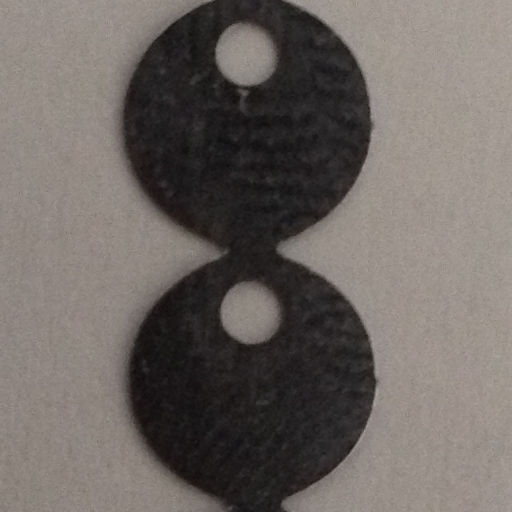
#> input picture silver.jpg, 1024 x 1024 px (shown at 1/2 size)
$ python Cany_edge.py   (Python 2 division)   (older library calls are emulated)
#> lines starting #> are read from the running program, lines starting #| are printed output that depends on the picture; after the words box and inside, x2 and y2 are one past the last pixel; in counts of white or black regions, pixels touching at a corner belong together
import numpy as np
import argparse
import cv2
import imutils


# convert escala cinza e aplica filtro blur + bilateral
image = cv2.imread('silver.jpg')
#> image is the input picture: shape (1024, 1024, 3); mean B, G, R 97.8, 102.2, 109
camera = cv2.VideoCapture(0)

while True:
    (grabbed, frame) = camera.read()
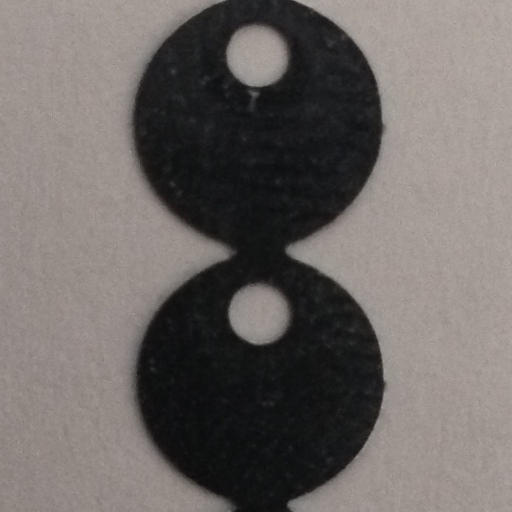
#> input picture silver2.jpg, 1024 x 1024 px, given in place of the camera (shown at 1/2 size)
#> frame is the input picture: shape (1024, 1024, 3); mean B, G, R 100.7, 103.7, 109.1


    gray = cv2.cvtColor(frame, cv2.COLOR_BGR2GRAY)

    if cv2.waitKey(1) & 0xFF == ord("q"):
#> (key q is pressed here)
        break
    frame = imutils.resize(frame, width = 500)
    cv2.imshow("Face", frame)

camera.release()
image= frame.copy()
gray = cv2.cvtColor(image, cv2.COLOR_BGR2GRAY)
#blurred = cv2.GaussianBlur(gray, (7, 7), 0)
blurred = cv2.bilateralFilter(gray, 25, 100, 200)

(T, blurred) = cv2.threshold(blurred, 110, 255, cv2.THRESH_BINARY)
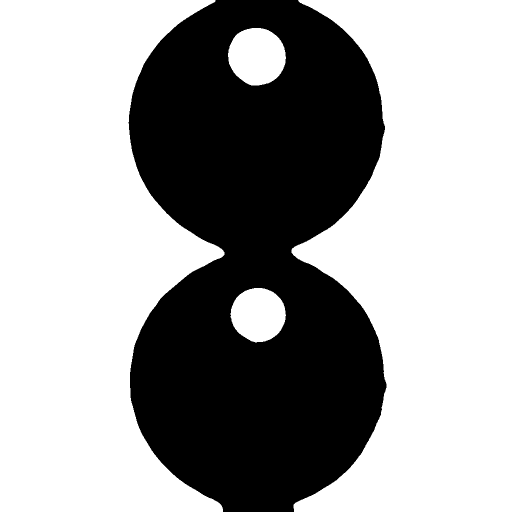
#> blurred: shape (1024, 1024) (shown at 1/2 size); 62.9% white; 1 black region, box (x1, y1, x2, y2) and area: (257, 0, 773, 1024) 389386
#cv2.imshow("Image-blurr", cv2.resize(blurred, (0,0), fx=0.3, fy=0.3))


# encontra  arestas 20 abaixo e contorno 70- acima nao e
edged = cv2.Canny(blurred, 20, 130)
#> edged: shape (1024, 1024); 0.34% white in thin lines or dots, all inside (x1, y1, x2, y2) = (256, 0, 773, 1024)
edged_show=cv2.resize(edged, (0,0), fx=0.5, fy=0.5)
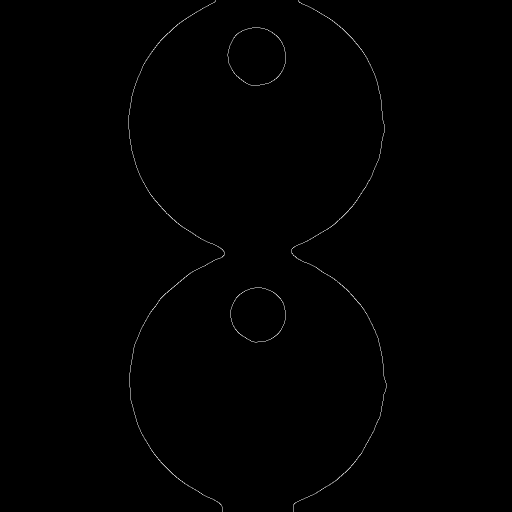
#> edged_show: shape (512, 512); min 0, max 191, mean 0.9
#cv2.imshow("Edges", edged_show)
circles = cv2.HoughCircles(blurred, cv2.cv.CV_HOUGH_GRADIENT,2.6, 70 )
#> circles = [[516.1, 243.1, 250.9], [516.1, 763.1, 250.9], [510.9, 113.1, 59.54], [516.1, 633.1, 57.2]]
img_circs = image.copy()
if circles is not None:
    # converte para inteiro
    circles = np.round(circles[0, :]).astype("int")
#> circles = [[516, 243, 251], [516, 763, 251], [511, 113, 60], [516, 633, 57]]

    # loop circulos
    for (x, y, r) in circles:
        # desenha circulo e depois
        # um rect
        cv2.circle(img_circs, (x, y), r, (0, 0, 255), 2)
        cv2.rectangle(img_circs, (x - 5, y - 5), (x + 5, y + 5), (0, 128, 255), -1)
        print("raio = %d " % r)
#> this loop made 4 passes
#| raio = 251
#| raio = 251
#| raio = 60
#| raio = 57
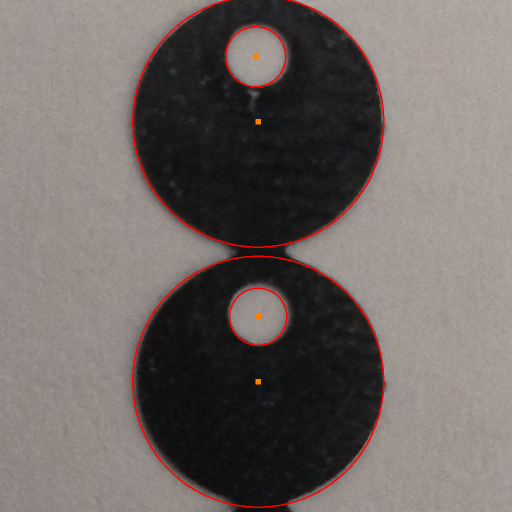
#> img_circs: shape (1024, 1024, 3) (shown at 1/2 size); 1.11% of pixels changed, all inside (x1, y1, x2, y2) = (264, 0, 769, 1016)
    # mostra imagem
    #    cv2.imshow("output", np.hstack([image, output]))
#    img_circs = cv2.resize(img_circs, (0,0), fx=0.3, fy=0.3)
#    cv2.imshow("output", img_circs)
# Encontrar contornos na imagem de arestas
# usar copia pois e um metodo destrutivo

(cnts, _) = cv2.findContours(edged.copy(), cv2.RETR_EXTERNAL, cv2.CHAIN_APPROX_SIMPLE)
#> cnts = 4 contours; box (x1, y1, x2, y2) and area: (455, 55, 572, 171) 10446, (460, 575, 572, 685) 9310, (256, 0, 449, 1024) 277, (582, 0, 773, 1024) 259

# qts contornos
print "%d contornos na imagem" % (len(cnts))
#| 4 contornos na imagem

# redimensionar

cons = image.copy()
cv2.drawContours(cons, cnts, -1, (0, 255, 0), -1)
#> cons: shape (1024, 1024, 3); 2.19% of pixels changed, all inside (x1, y1, x2, y2) = (256, 0, 773, 1024)
cons=cv2.resize(cons, (0,0), fx=0.5, fy=0.5)
#> cons: shape (512, 512, 3)

cv2.imshow("Contornos + circulos", np.hstack([cons, cv2.resize(img_circs, (0,0), fx=0.5, fy=0.5)]))

cv2.imshow("Blur + Arestas ", np.hstack([cv2.resize(blurred, (0,0), fx=0.5, fy=0.5), edged_show]))
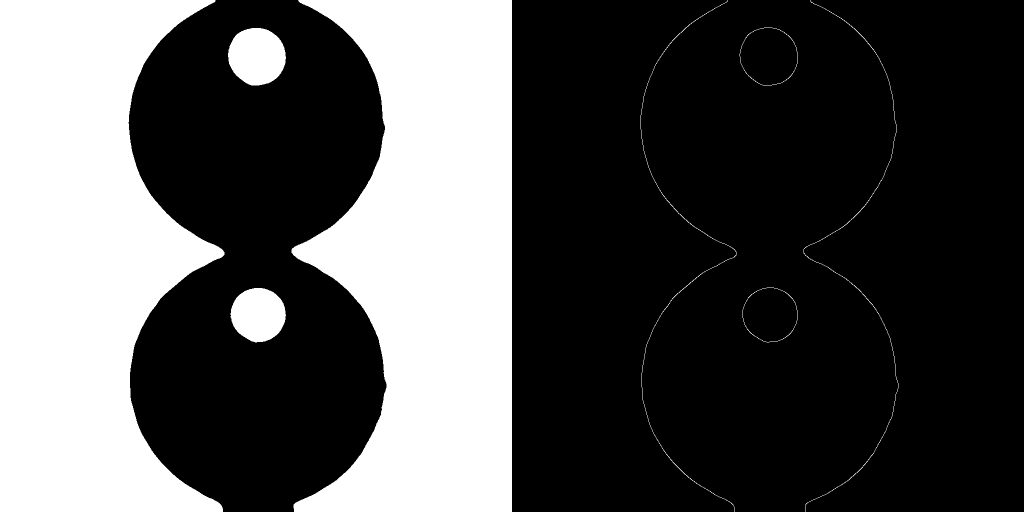
#> window 'Blur + Arestas ': shape (512, 1024); min 0, max 255, mean 80.6
cv2.waitKey(0)

# percorrer contornos
for (i, c) in enumerate(cnts):
    # obter rect envolvente
    (x, y, w, h) = cv2.boundingRect(c)

    # fazer crop
    print "Contorno #%d ---- #%d" % (i + 1 , cv2.contourArea(c))
    con = image[y:y + h, x:x + w]
    cv2.imshow("Contorno", con)

    # mascarar
    mask = np.zeros(image.shape[:2], dtype = "uint8")
    ((centerX, centerY), radius) = cv2.minEnclosingCircle(c)
    cv2.circle(mask, (int(centerX), int(centerY)), int(radius), 255, -1)
    mask = mask[y:y + h, x:x + w]
    cv2.imshow("Contorno com Mask", cv2.bitwise_and(con, con, mask = mask))
    cv2.waitKey(0)
#> this loop made 4 passes
#> (x, y, w, h, centerX, centerY, radius) on passes 1 to 4: (460, 575, 112, 110, 515.6, 628.8, 55.75), (455, 55, 117, 116, 513, 112, 59.55), (582, 0, 191, 1024, 591.5, 511.5, 511.5), (256, 0, 193, 1024, 437.5, 511.5, 511.6)
#| Contorno #1 ---- #9310
#| Contorno #2 ---- #10445
#| Contorno #3 ---- #259
#| Contorno #4 ---- #277
#> pass 1, `cv2.imshow("Contorno com Mask", cv2.bitwise_and(con, con, mask = mask))`:
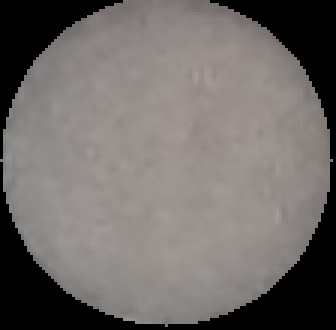
#> window 'Contorno com Mask': shape (110, 112, 3) (shown 3 times larger); mean B, G, R 104.3, 106.9, 111.8
#> after the loop:
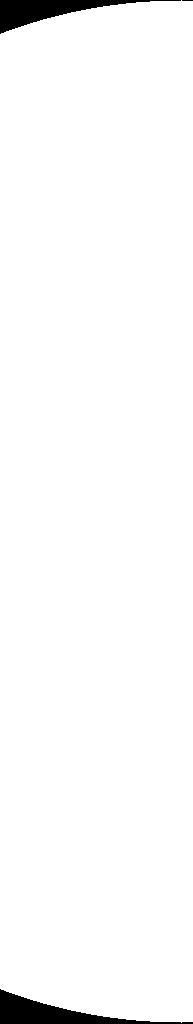
#> mask: shape (1024, 193); 97.8% white; 3 black regions (1 under 20 px), largest, box (x1, y1, x2, y2) and area: (0, 989, 193, 1024) 2292, (0, 0, 181, 34) 2088
